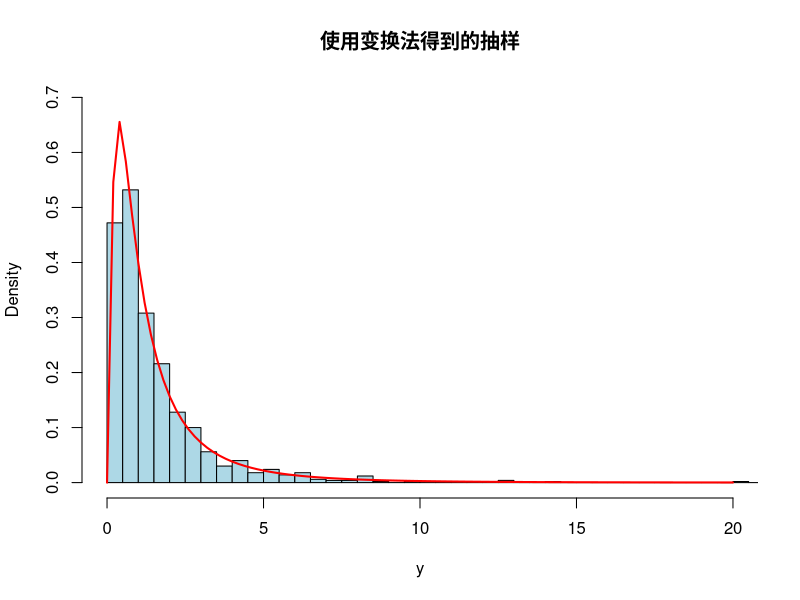

This chart was generated by the following R code:
#T4
#(1)生成n个随机变量，服从对数正态分布
logNorm = function(n,mu,sigma)
{
  x = rnorm(n,mu,sigma)
  y = exp(x)
  y
}

#(2)n=1000，mu = 0, sigma = 1
n = 1000
mu = 0
sigma = 1
y = logNorm(n,mu,sigma)
#(3)画出样本的直方图并叠加对数正态分布的密度函数曲线(提示: 可使用R中\dlnorm"函数).
jpeg(width = 400,height = 400, quality = 100)
# 绘制直方图（概率密度）
hist(y, breaks = 50, prob = TRUE, 
     xlim = c(0, 20), ylim = c(0, 0.7),
     xlab = "y", main = "使用变换法得到的抽样", col = "lightblue")
curve(dlnorm(x),col = "red", add = TRUE, lwd = 2)
dev.off()
